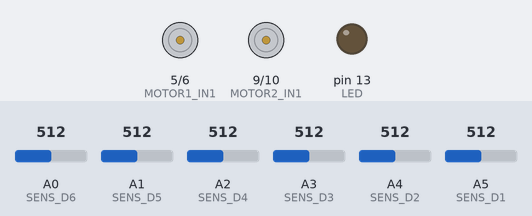
This sketch was run on a simulated Arduino Uno, built with avr-gcc and run on an emulated ATmega328P. On the bench: motor-driver pin pairs drawn as motors (green arrow = first pin HIGH = forward, orange = second pin HIGH = backward, longer = more drive), output pins drawn as LEDs (lit = HIGH). Inputs (shaded band) come from the test bench; at power-on: A0 (SENS_D6) = 512, A1 (SENS_D5) = 512, A2 (SENS_D4) = 512, A3 (SENS_D3) = 512, A4 (SENS_D2) = 512, A5 (SENS_D1) = 512.

Above: at 0.3 s.
At 1.1 s:
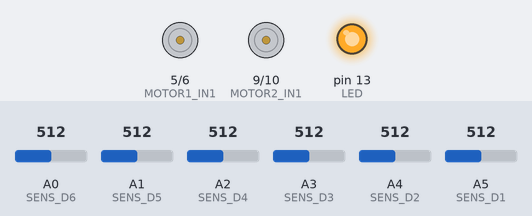
At 3.1 s:
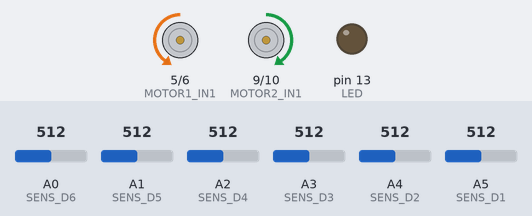
Timing chart, 0 to 4.6 s (numbered marks = the images above):
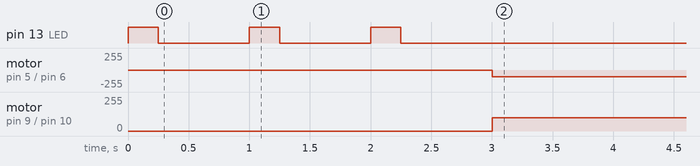

Measured:
- by itself, motor on pin 5 (MOTOR1_IN1) / pin 6 (MOTOR1_IN2): stopped → backward 100/255 at 3.0 s
- by itself, motor on pin 9 (MOTOR2_IN1) / pin 10 (MOTOR2_IN2): stopped → forward 100/255 at 3.0 s

The sketch:

LINE_FOLLOWER_1.ino
```cpp
//black(900)>white(600);
//      in1   in2   in3   in4
//frw   pwm   0     pwm   0
//bck   0/pwm 1     0/pwm 1
//break 1     1     1     1
//MOTOR1 - left; MOTOR2 - right
//TOP_VIEW  A5 A4 A3 A2 A1 A0
//left motor 60<=PWM
//left motor <=PWM
int LED = 13;
int MOTOR1_IN1 = 5;//3;
int MOTOR1_IN2 = 6;//5;
int MOTOR2_IN1 = 9;//6;
int MOTOR2_IN2 = 10;//11;
int SENS_D1 = A5;//Left
int SENS_D2 = A4;
int SENS_D3 = A3;
int SENS_D4 = A2;
int SENS_D5 = A1;
int SENS_D6 = A0;//Right
int valD1 = 0;
int valD2 = 0;
int valD3 = 0;
int valD4 = 0;
int valD5 = 0;
int valD6 = 0;
int lastErr = 0;
int sum = 0;
int diff = 0;
int errLF = 0;
int flag = 0;

void motorRight(float speed){
  if (speed > 0) {
    digitalWrite(MOTOR1_IN1, LOW);
    analogWrite(MOTOR1_IN2, speed);
  }
  if (speed == 0) {
    digitalWrite(MOTOR1_IN1, HIGH);
    digitalWrite(MOTOR1_IN2, HIGH);
  }
}

void motorLeft(float speed){
  if (speed > 0) {
    analogWrite(MOTOR2_IN1, speed);
    digitalWrite(MOTOR2_IN2, LOW);
  }
  if (speed == 0) {
    digitalWrite(MOTOR2_IN1, HIGH);
    digitalWrite(MOTOR2_IN2, HIGH);
  }
}
//Steering -100 <= val <= 100
void motorSteering(float val, float speed) {
  float speed_right = 0;
  float speed_left = 0;
  val = constrain(val, -100, 100);
  if (val < 0) {
    speed_right = speed;
    speed_left = speed + speed * val / 100.0;
  } else {
    speed_right = speed - speed * val / 100.0;
    speed_left = speed;
  }
  motorLeft(speed_left);
  motorRight(speed_right);
}

void motorBrake(){
  motorLeft(0);
  motorRight(0);
}

void logSensor(){
  Serial.print("SENS_D1: "); Serial.print(analogRead(SENS_D1)); Serial.print("; ");
  Serial.print("SENS_D2: "); Serial.print(analogRead(SENS_D2)); Serial.print("; ");
  Serial.print("SENS_D3: "); Serial.print(analogRead(SENS_D3)); Serial.print("; ");
  Serial.print("SENS_D4: "); Serial.print(analogRead(SENS_D4)); Serial.print("; ");
  Serial.print("SENS_D5: "); Serial.print(analogRead(SENS_D5)); Serial.print("; ");
  Serial.print("SENS_D6: "); Serial.print(analogRead(SENS_D6)); Serial.print("; ");
  Serial.println();
}

void ledOn(){
  digitalWrite(LED, HIGH);
}
void ledOff(){
  digitalWrite(LED, LOW);
}

void ledBlink(int time){
  ledOn();
  delay(time);
  ledOff();
}

void setup() {
  Serial.begin(9600);
  pinMode(MOTOR1_IN1, OUTPUT);
  pinMode(MOTOR1_IN2, OUTPUT);
  pinMode(MOTOR2_IN1, OUTPUT);
  pinMode(MOTOR2_IN2, OUTPUT);
  pinMode(SENS_D1, INPUT);
  pinMode(SENS_D2, INPUT);
  pinMode(SENS_D3, INPUT);
  pinMode(SENS_D4, INPUT);
  pinMode(SENS_D5, INPUT);
  pinMode(SENS_D6, INPUT);
  pinMode(LED, OUTPUT);
  ledBlink(250); delay(750); ledBlink(250); delay(750); ledBlink(250); delay(750);
}

void loop() {
  /*
  if (analogRead(SENS_D1) > 900 && (analogRead(SENS_D2) < 870)){
    while (analogRead(SENS_D3) < 900) {motorSteering(-100, 5);}
  }
  if (analogRead(SENS_D6) > 900 && (analogRead(SENS_D5) < 870)){
    while (analogRead(SENS_D4) < 900) {motorSteering(100, 5);}
  }
  */
  valD1 = constrain(analogRead(SENS_D1), 800, 900); valD2 = constrain(analogRead(SENS_D2), 800, 900); valD3 = constrain(analogRead(SENS_D3), 800, 900);
  valD4 = constrain(analogRead(SENS_D4), 800, 900); valD5 = constrain(analogRead(SENS_D5), 800, 900); valD6 = constrain(analogRead(SENS_D6), 800, 900);
  int errR = valD4 + valD5 + valD6; //800-900
  int errL = valD1 + valD2 + valD3;
  int err = errR - errL; //-200 : 200
  if ((errR + errL) < 4850) {
    while ((errR + errL) < 5000) {
      valD1 = constrain(analogRead(SENS_D1), 800, 900); valD2 = constrain(analogRead(SENS_D2), 800, 900); valD3 = constrain(analogRead(SENS_D3), 800, 900);
      valD4 = constrain(analogRead(SENS_D4), 800, 900); valD5 = constrain(analogRead(SENS_D5), 800, 900); valD6 = constrain(analogRead(SENS_D6), 800, 900);
      errR = valD4 + valD5 + valD6; //800-900
      errL = valD1 + valD2 + valD3;
      motorSteering(errLF * 100, 100);
      delay(20);
    }
  } else {
    motorSteering((err/2)*0.6 + (err - lastErr)*5 + (sum)*0.4, 240);
  }
  lastErr = err;
  sum = constrain(sum + err, -100, 100);
  diff -= err;
  float K = 0.1;
  errLF = errLF * (1 - K) + K * err;
  delay(10);
}
```
